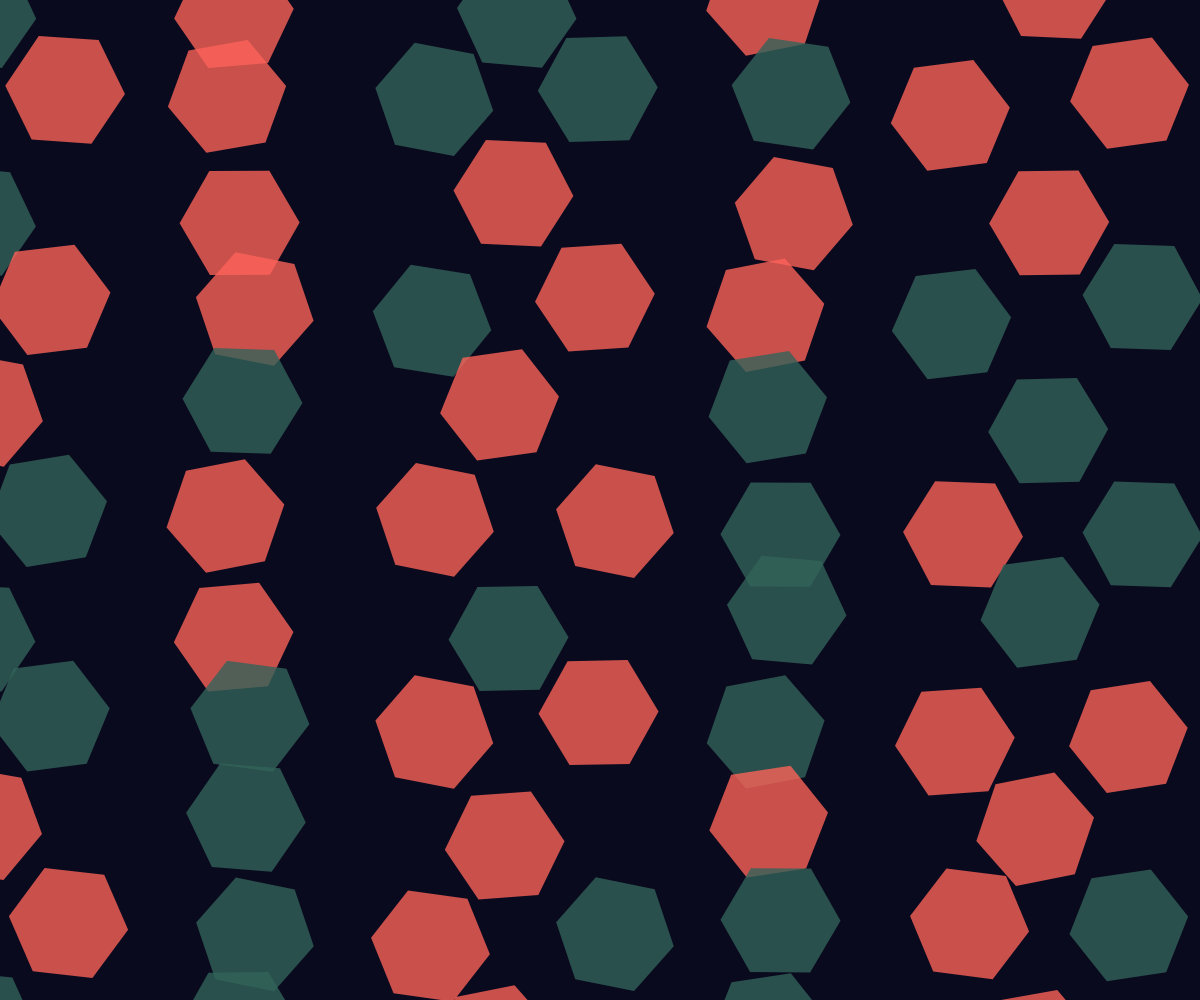
Frame 1 (no input)
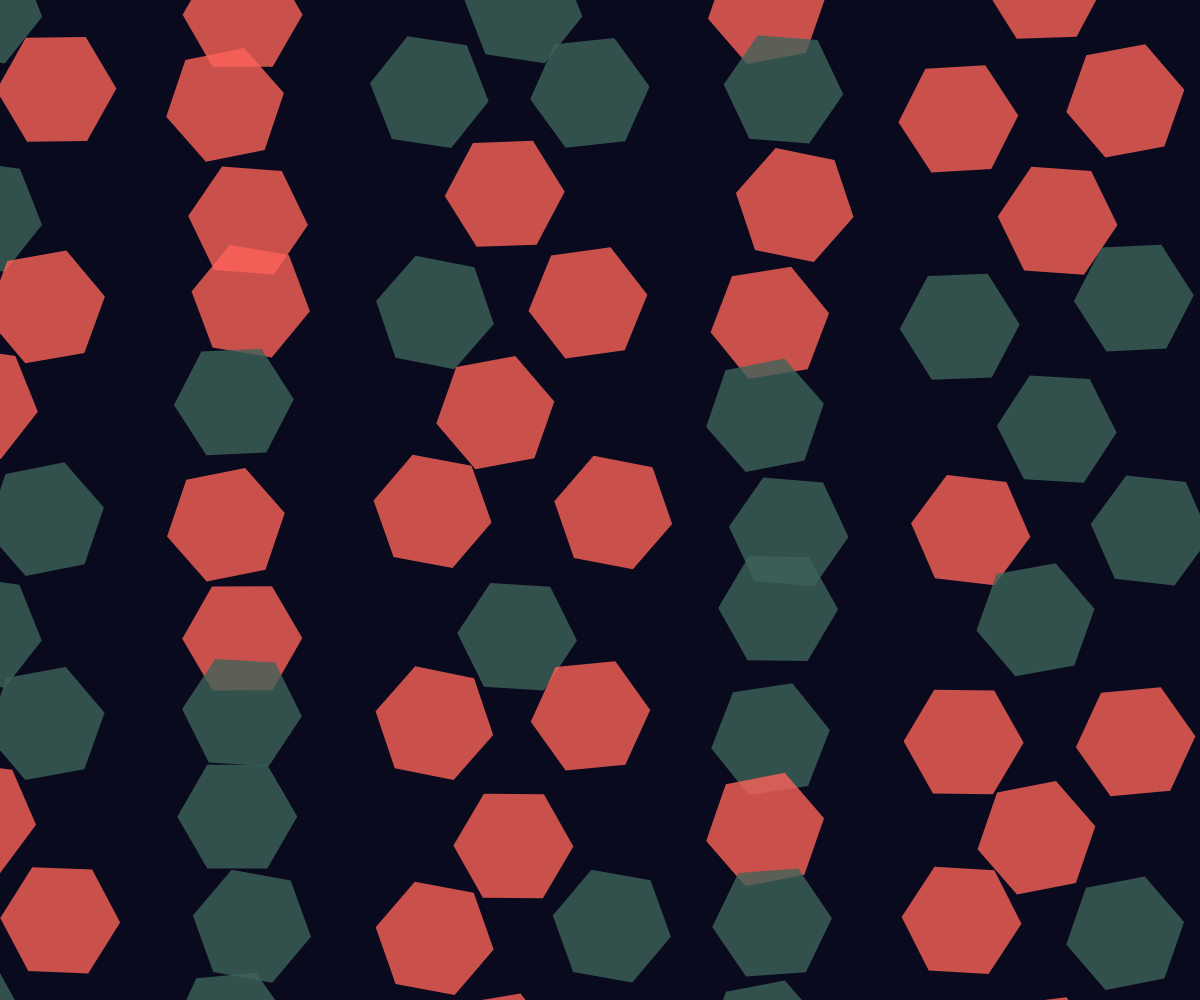
Frame 60 (no input)
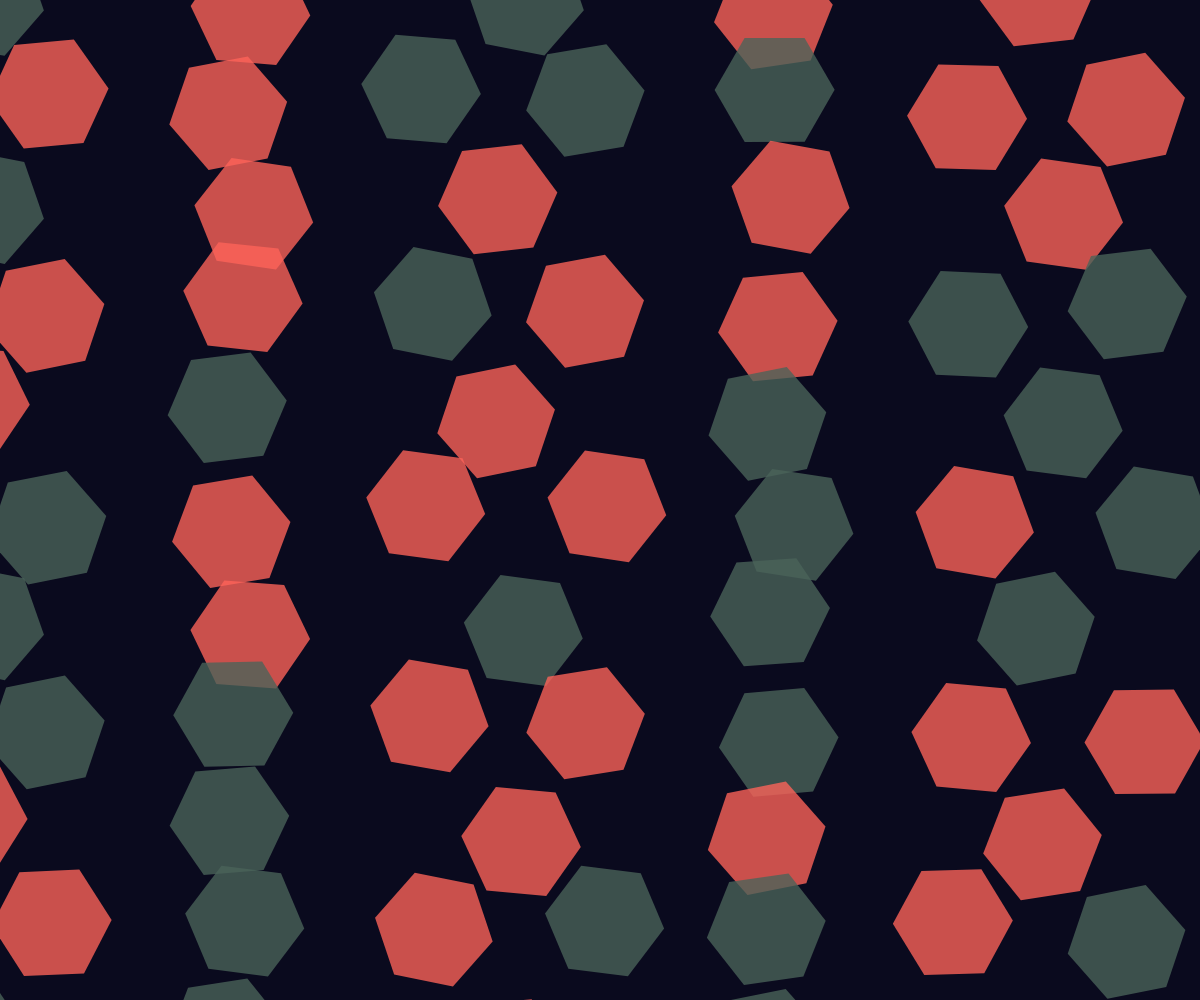
Frame 120 (the mouse pressed at the canvas centre since frame 60)

The p5.js sketch that drew these frames (run headless with seeded random() and noise() and a simulated clock; from frame 60 on, the mouse is pressed at the canvas centre):

// p5.js sketch
// ── sketch.js
let hexagons = [];
let time = 0;
let colors = [
  [255, 50, 255], // magenta
  [50, 255, 255], // cyan
  [255, 255, 50], // yellow
  [50, 255, 50],  // green
  [255, 100, 50]  // orange
];

function setup() {
  createCanvas(windowWidth, windowHeight);
  noStroke();
  
  // Initialize hexagons in a grid
  let hexRadius = 60;
  let hexWidth = hexRadius * 2;
  let hexHeight = sqrt(3) * hexRadius;
  
  for (let y = -hexHeight; y < height + hexHeight; y += hexHeight) {
    for (let x = -hexWidth; x < width + hexWidth; x += hexWidth * 1.5) {
      // Offset every other row
      if ((y / hexHeight) % 2 === 0) {
        x += hexWidth * 0.75;
      }
      
      hexagons.push({
        x: x,
        y: y,
        radius: hexRadius,
        color: random(colors),
        angle: random(TWO_PI)
      });
    }
  }
}

function draw() {
  background(10, 10, 30);
  
  time += 0.01;
  
  for (let hex of hexagons) {
    // Animate each hexagon's position and rotation
    let offsetX = sin(time + hex.angle) * 15;
    let offsetY = cos(time + hex.angle) * 15;
    let rot = sin(time * 0.7 + hex.angle) * 0.2;
    
    // Apply transformation
    push();
    translate(hex.x + offsetX, hex.y + offsetY);
    rotate(rot);
    
    // Draw the hexagon with dynamic color
    let hue = (time * 20 + hex.color[0]) % 360;
    fill(hue, 100, 90, 200);
    
    beginShape();
    for (let i = 0; i < 6; i++) {
      let angle = TWO_PI / 6 * i;
      let x = hex.radius * cos(angle);
      let y = hex.radius * sin(angle);
      vertex(x, y);
    }
    endShape(CLOSE);
    
    pop();
  }
}

function windowResized() {
  resizeCanvas(windowWidth, windowHeight);
}
